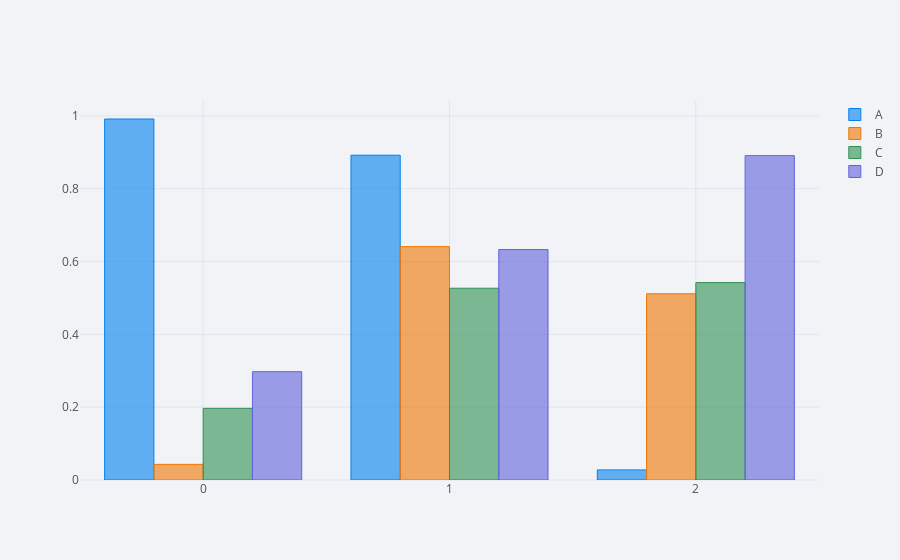

The code cell stored with this chart in its notebook:
### Code cell
row = df.iloc[5] #row = df.loc[5]
# 第六筆資料
row = df.iloc[0:3] #row = df.loc[0:3]
# 第一到第三筆資料
row.iplot(kind='bar', filename='cufflinks row bar chart')

### Figure 1 — Plotly figure (JSON) as saved in the notebook; plotly's stock layout.template omitted (floating-point values rounded to 4 significant figures)
{"data": [{"marker": {"color": "rgba(0, 128, 240, 0.6)", "line": {"color": "rgba(0, 128, 240, 1.0)", "width": 1}}, "name": "A", "orientation": "v", "text": "", "type": "bar", "uid": "ea296e13-7cec-4050-89f3-b6dc9ee95f7e", "x": [0, 1, 2], "y": [0.9916, 0.8921, 0.02774]}, {"marker": {"color": "rgba(238, 118, 0, 0.6)", "line": {"color": "rgba(238, 118, 0, 1.0)", "width": 1}}, "name": "B", "orientation": "v", "text": "", "type": "bar", "uid": "285584eb-af81-40a5-b1dc-5ab3554299c5", "x": [0, 1, 2], "y": [0.04299, 0.641, 0.5116]}, {"marker": {"color": "rgba(48, 144, 84, 0.6)", "line": {"color": "rgba(48, 144, 84, 1.0)", "width": 1}}, "name": "C", "orientation": "v", "text": "", "type": "bar", "uid": "bcfe7cc8-966c-4cc4-a082-688154388128", "x": [0, 1, 2], "y": [0.1968, 0.5268, 0.5423]}, {"marker": {"color": "rgba(98, 98, 222, 0.6)", "line": {"color": "rgba(98, 98, 222, 1.0)", "width": 1}}, "name": "D", "orientation": "v", "text": "", "type": "bar", "uid": "cce2b284-59f7-4fde-85e3-2efa66352256", "x": [0, 1, 2], "y": [0.2975, 0.6329, 0.8909]}], "layout": {"legend": {"bgcolor": "#F2F3F7", "font": {"color": "#505050"}}, "paper_bgcolor": "#F2F3F7", "plot_bgcolor": "#F2F3F7", "title": {"font": {"color": "#484848"}}, "xaxis": {"gridcolor": "#E1E5ED", "showgrid": true, "tickfont": {"color": "#505050"}, "title": {"font": {"color": "#505050"}, "text": ""}, "zerolinecolor": "#E1E5ED"}, "yaxis": {"gridcolor": "#E1E5ED", "showgrid": true, "tickfont": {"color": "#505050"}, "title": {"font": {"color": "#505050"}, "text": ""}, "zerolinecolor": "#E1E5ED"}}}
